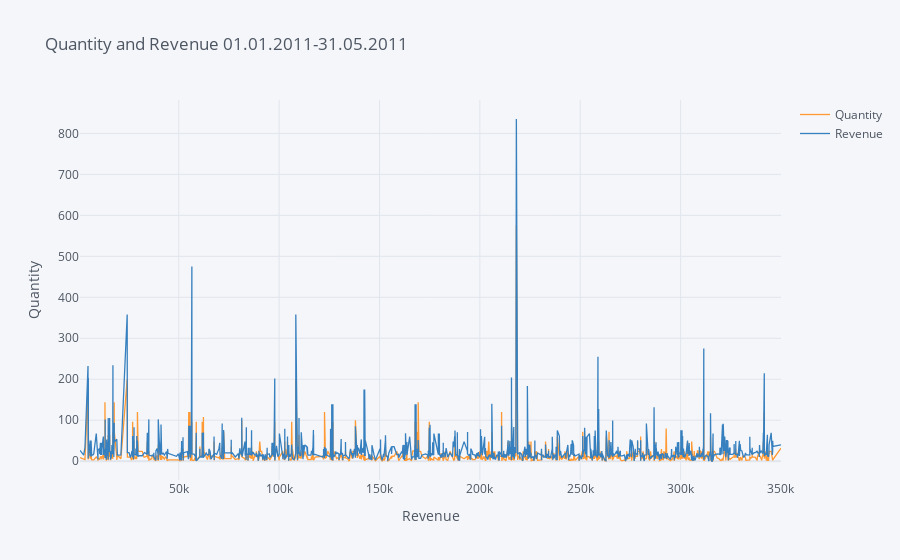

Notebook cell for this chart:
### Code cell
# Plot
data_jan_may_fr[["Quantity","Revenue"]].iplot(xTitle="Revenue",yTitle="Quantity",
                            title="Quantity and Revenue 01.01.2011-31.05.2011")

### Figure 1 — Plotly figure (JSON) as saved in the notebook; plotly's stock layout.template omitted (floating-point values rounded to 4 significant figures; data arrays with more than 128 entries replaced by an {"elided": "..."} marker saying what was removed)
{"data": [{"line": {"color": "rgba(255, 153, 51, 1.0)", "dash": "solid", "shape": "linear", "width": 1.3}, "mode": "lines", "name": "Quantity", "text": "", "type": "scatter", "x": {"elided": "2454 int values"}, "y": {"elided": "2454 int values"}}, {"line": {"color": "rgba(55, 128, 191, 1.0)", "dash": "solid", "shape": "linear", "width": 1.3}, "mode": "lines", "name": "Revenue", "text": "", "type": "scatter", "x": {"elided": "2454 int values"}, "y": {"elided": "2454 float values"}}], "layout": {"legend": {"bgcolor": "#F5F6F9", "font": {"color": "#4D5663"}}, "paper_bgcolor": "#F5F6F9", "plot_bgcolor": "#F5F6F9", "title": {"font": {"color": "#4D5663"}, "text": "Quantity and Revenue 01.01.2011-31.05.2011"}, "xaxis": {"gridcolor": "#E1E5ED", "showgrid": true, "tickfont": {"color": "#4D5663"}, "title": {"font": {"color": "#4D5663"}, "text": "Revenue"}, "zerolinecolor": "#E1E5ED"}, "yaxis": {"gridcolor": "#E1E5ED", "showgrid": true, "tickfont": {"color": "#4D5663"}, "title": {"font": {"color": "#4D5663"}, "text": "Quantity"}, "zerolinecolor": "#E1E5ED"}}}
